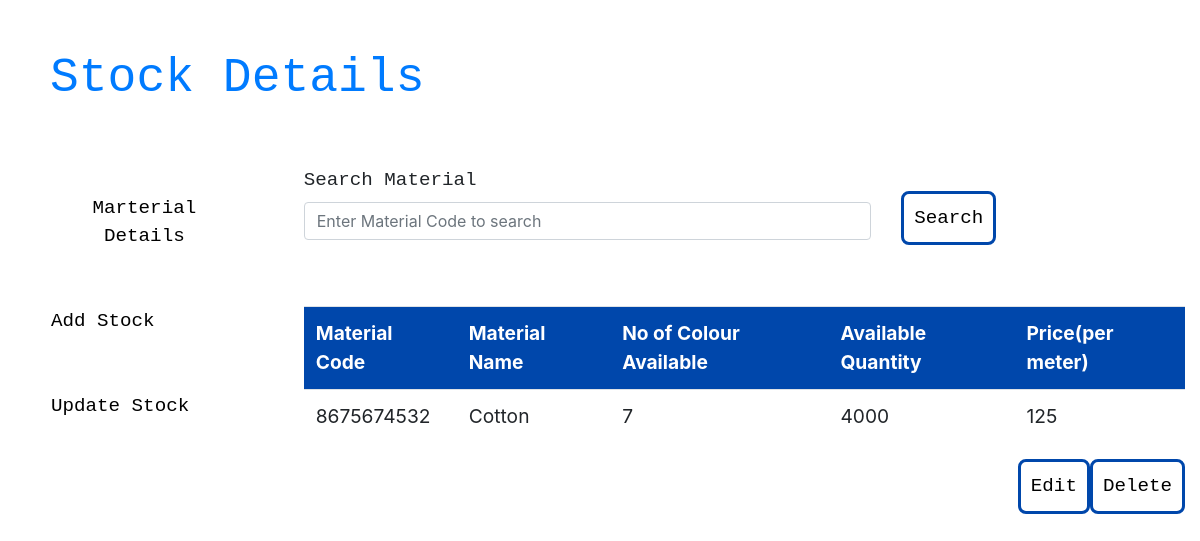
The page /update_stock.php?update_id=8675674532 on the database its author committed.
### tables this page shows
CREATE TABLE `materials` (
  `mat_code` char(10) NOT NULL,
  `mat_name` varchar(255) NOT NULL,
  `no_of_colors` int(2) NOT NULL,
  `quantity` int(5) NOT NULL,
  `price` char(5) NOT NULL
);

### update_stock.php (the view, shortened to what this page needs)
<?php
include_once 'conn.php';
?>
<!DOCTYPE html>
<html>
<head>
  <link rel="stylesheet" href="https://maxcdn.bootstrapcdn.com/bootstrap/4.3.1/css/bootstrap.min.css">
  <link rel="stylesheet" href="styles.css">
</head>
<body>
  <header>
    <h1>
      <a href="index.php">Stock Details</a>
    </h1>
  </header>
  <div class="row">
    <div class="col-sm-3">
      <nav>
        <ul style="list-style-type:none;" class="nav flex-column">
          <li class="nav-item">
            <a class="nav-link" href="index.php">
              <button>Marterial Details</button>
            </a>
          </li>
          <li class="nav-item">
            <a class="nav-link" href="add_stock.html">
              <button>Add Stock</button>
            </a>
          </li>
          <li class="nav-item">
            <a class="nav-link" href="update_stock.php">
              <button>Update Stock</button>
            </a>
          </li>
        </ul>
      </nav>
    </div>
    <div class="col-sm-9">
      <form action="update_stock.php" method="get">
        <div class="row">
          <div class="col-sm-8">
            <div class="form-group">
              <label for="search">Search Material</label>
              <input type="search" class="form-control" name="update_id" placeholder="Enter Material Code to search">
            </div>
          </div>
          <div class="col-sm-1">
            <button type="submit" class="search-btn">Search</button></a>
          </div>
        </div>
      </form>
      <?php
      if(isset($_GET['update_id'])){
        $update_id = $_GET['update_id'];
        $sql = "SELECT * FROM materials WHERE mat_code=$update_id";
        $result = $conn->query($sql);
        if($result->num_rows > 0){
          $row = $result->fetch_assoc();
      ?>
      <table class="table">
        <tr>
          <th>Material Code</th>
          <th>Material Name</th>
          <th>No of Colour Available</th>
          <th>Available Quantity</th>
          <th>Price(per meter)</th>
        </tr>
        <tr>
          <td><?php echo $update_id ?></td>
          <td><?php echo $row['mat_name'] ?></td>
          <td><?php echo $row['no_of_colors'] ?></td>
          <td><?php echo $row['quantity'] ?></td>
          <td><?php echo $row['price'] ?></td>
        </tr>
      </table>
      <div class="d-flex justify-content-end mb-2">
        <button class="edit-btn" onclick="location.href='edit_stock.php?edit_id='+<?php echo $update_id?>">Edit</button>
        <button class="delete-btn" onclick="location.href='update_stock.php?delete_id='+<?php echo $update_id?>">Delete</button>
      </div>
          <?php
          } else {
              ?>
        Invalid Material Code!
        <?php
          }
        } else {
        ?>
        <?php
        }
        ?>
    </div>
  </div>
</body>
</html>

### styles.css (style rules this page uses)
header { height: 15%; }
h1 { padding: 50px; color: #002E63; font-family: 'Courier New', Courier, monospace; font-size: 300%; }
.row { margin-right: 0; }
nav { padding: 0px 0px 50px 15px; padding-top: 0; }
li { padding: 10px; }
button { background-color: white; border: none; padding: 10px; font-size: 120%; font-family: 'Courier New', Courier, monospace; border-radius: 8px; }
a:link { text-decoration: none; }
table { margin: 50px 0px 50px 0px; font-size: 120%; font-family: -apple-system, BlinkMacSystemFont, 'Segoe UI', Roboto, Oxygen, Ubuntu, Cantarell, 'Open Sans', 'Helvetica Neue', sans-serif; }
th { font-size: 100%; background-color: #0047AB; color: white; }
tr, td { font-size: 100%; }
.col-sm-8 { font-family: -apple-system, BlinkMacSystemFont, 'Segoe UI', Roboto, Oxygen, Ubuntu, Cantarell, 'Open Sans', 'Helvetica Neue', sans-serif; }
label { font-size: 120%; font-family: 'Courier New', Courier, monospace; }
.submit-btn, .search-btn, .edit-btn, .delete-btn, .update-btn { border-style: solid; border-color: #0047AB; text-align: center; }
.search-btn { margin-top: 25px; }
.table { font-size: 120%; }

### rows shown on the page
materials: mat_name "Cotton", no_of_colors "7", quantity "4000", price "125"

### other values the page prints
$update_id "8675674532"
